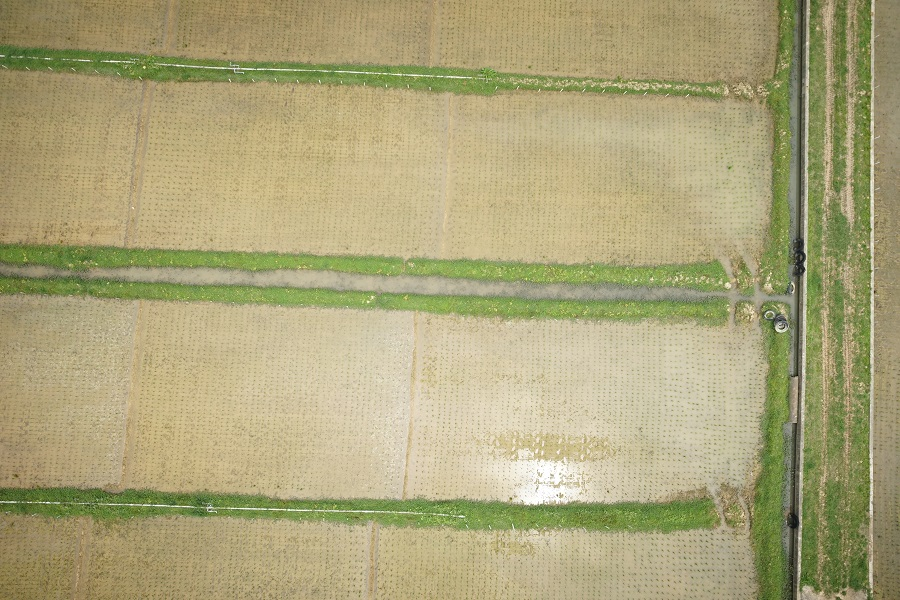
#> input picture dataset/img/DSC07299.JPG, 900 x 600 px, found by its file name
$ python detect_seedling.py
#> lines starting #> are read from the running program, lines starting #| are printed output that depends on the picture
from cv2 import cv2
from skimage.util import img_as_ubyte, img_as_float
from pathlib import Path
from tqdm import tqdm

import argparse
import numpy as np
import csv
import os


def normalize(img):
    """Normalize the input image from [0, 1] to [0, 255].

    Parameters:
        img: ndarray. img.shape is (m, n, 1)

    Return:
        img_result: ndarray.
            The normalized image.
    """
    img_result = 255 * (img - img.min()) / (img.max() - img.min())
    img_result = img_result.astype(np.uint8)

    return img_result


def complement(img):
    """Calculate complement of the input image.

    Parameters:
        img: ndarray. img.shape is (m, n, 1)

    Return:
        img_result: ndarray.
            The complement image.
    """
    img_result = 255 - img

    return img_result


def enhance_contrast(img):
    """Enhance contrast of the input image using CLAHE.

    Parameters:
        img: ndarray. img.shape is (m, n, 1)

    Return:
        img_result: ndarray.
            The enhanced image.
    """
    clahe = cv2.createCLAHE(clipLimit = 5)
    img_result = clahe.apply(img)

    return img_result


def calcVEG(img):
    """Generate vi image: VEG.

    Parameters:
        img: ndarray.
            Input image with BGR color space.

    Return:
        VEG: ndarray.
            The vi image.
    """
    B, G, R = cv2.split(img)

    blue = img_as_float(B)
    green = img_as_float(G)
    red = img_as_float(R)

    fraction = green
    denominator = (red**0.667) * (blue**0.333)

    VEG = np.divide(fraction, denominator, out=np.zeros_like(green), where=denominator!=0)
    VEG = normalize(VEG)

    return VEG


def calcCIVE(img):
    """Generate vi image: CIVE.

    Parameters:
        img: ndarray.
            Input image with BGR color space.

    Return:
        CIVE: ndarray.
            The vi image.
    """
    B, G, R = cv2.split(img)

    blue = img_as_float(B)
    green = img_as_float(G)
    red = img_as_float(R)

    CIVE = 0.441*red - 0.811*green + 0.385*blue + 18.78745
    CIVE = normalize(CIVE)

    return CIVE


def calcExG(img):
    """Generate vi image: ExG.

    Parameters:
        img: ndarray.
            Input image with BGR color space.

    Return:
        ExG: ndarray.
            The vi image.
    """
    B, G, R = cv2.split(img)

    R = img_as_float(R)
    G = img_as_float(G)
    B = img_as_float(B)

    r = np.divide(R, (R+G+B), out=np.zeros_like(R), where=(R+G+B)!=0)
    g = np.divide(G, (R+G+B), out=np.zeros_like(R), where=(R+G+B)!=0)
    b = np.divide(B, (R+G+B), out=np.zeros_like(R), where=(R+G+B)!=0)

    ExG = 2*g - r - b
    ExG = normalize(ExG)

    return ExG


def do_preprocess(img, mode='gray'):
    """Generate the pre-processing image by different pre-processing

    Parameters:
        img: ndarray. BGR color space. img.shape is (m, n, 3)

        mode: str, default is gray.
            One of the following strings, selecting the mode for pre-processing:
                 - 'gray', 'clahe', 'exg', 'exr', 'mexg', 'tgi', 'com2'

    Return:
        img_result: ndarray.
            The pre-processing image.
    """
    mode = mode.lower()

    allowedmode = ['gray', 'clahe', 'exg', 'exr', 'mexg', 'tgi', 'com2']

    if mode not in allowedmode:
        raise ValueError("mode should be 'gray', 'clahe', 'exg', 'exr', 'mexg', 'tgi' or 'com2'")

    if mode == 'gray' or mode == 'clahe':
        img_result = cv2.cvtColor(img, cv2.COLOR_BGR2GRAY)

    else:
        if mode == 'com2':
            ExG = calcExG(img)
            CIVE = calcCIVE(img)
            VEG = calcVEG(img)
            img_result = 0.36*ExG + 0.47*CIVE + 0.17*VEG
            img_result = normalize(img_result)

        elif mode == 'exg':
            img_result = calcExG(img)

        else:
            B, G, R = cv2.split(img)

            blue = img_as_float(B)
            green = img_as_float(G)
            red = img_as_float(R)

            if mode == 'exr':
                img_result = 1.3*red - green

            elif mode == 'mexg':
                img_result = 1.262*green - 0.884*red - 0.311*blue

            elif mode == 'tgi':
                img_result = green - 0.39*red - 0.61*blue

            img_result = normalize(img_result)

        if mode == 'exg' or mode == 'mexg' or mode == 'tgi':
            img_result = complement(img_result)

    if mode != 'gray':
        img_result = enhance_contrast(img_result)

    return img_result


class RiceDetector:
    def __init__(self, minArea=15, maxArea=300):
        parameters = cv2.SimpleBlobDetector_Params()
#         parameters.filterByInertia = False
        parameters.filterByConvexity = False
        parameters.minArea = minArea
        parameters.maxArea = maxArea

        self.parameters = parameters


    def set_thresholdStep(self, test_block, rice_num):
        overflow = 1.2 * rice_num
        thresholdStep = []

        params = self.parameters

        for i in range(50, 0, -1):
            params.thresholdStep = i
            detector = cv2.SimpleBlobDetector_create(params)

            keypoints_blob = detector.detect(test_block)
            kps_blob = len(keypoints_blob)

            if kps_blob > overflow:
                break

            info = {"thresholdStep": i, "gap": abs(kps_blob - rice_num)}
            thresholdStep.append(info)

        # use thresholdStep which gets the closest result with rice_num
        thresholdStep = sorted(thresholdStep, key = lambda item : item["gap"], reverse = False)
        params.thresholdStep = thresholdStep[0]["thresholdStep"]
        self.parameters = params


    def detect_rice(self, img, mask=None):
        if mask is not None:
            img = cv2.bitwise_and(img, img, mask=mask)

        detector = cv2.SimpleBlobDetector_create(self.parameters)
        keypoints = detector.detect(img)

        return keypoints


    def print_params(self):
        parameters = self.parameters

        print("thresholdStep =", parameters.thresholdStep)
# [29 lines of commented-out code are left out]


def _parse_args():
    """Argument parser: parse the folder path and file path of img for setting the parameters of the detector.

    Argument:
        --inputpath
        --maskpath
        --outputpath
        --riceImg_outputpath
        --img_for_setting
    """
    parser = argparse.ArgumentParser(description='ArgParser for detect_seedling.py')
    parser.add_argument('--inputpath', default='../input/', type=str, help='folder path to input images')
    parser.add_argument('--maskpath', default='../output/paddy/slic/', type=str, help='folder path to input paddy mask')

    parser.add_argument('--outputpath', default='../output/rice/', type=str, help='folder path to output result')
    parser.add_argument('--riceImg_outputpath', default='../output/rice/rice_img/', type=str, help='folder path to save rice_img')

    parser.add_argument('--img_for_setting', default='../input_all/DSC07299.JPG', type=str, help='file path of img for setting the parameters of the detector')

    args = parser.parse_args()
    return args


if __name__ == '__main__':
    """
    The program detects rice seedling from the input image.

    For each preprocessing image in each input image, the program outputs the detection result as:
        1. an image where the detected seedlings are circled.
        2. a csv file which saves the position of each detected seedling.
    """

    args = _parse_args()

    preprocess = ['Gray', 'CLAHE', 'ExG', 'ExR', 'MExG', 'TGI', 'COM2']

    inputpath = args.inputpath
    inputfiles = sorted([file for file in os.listdir(inputpath)])

    maskpath = args.maskpath
    outputpath = args.outputpath

    # build a folder for saving rice img
    riceImg_outputpath = args.riceImg_outputpath
    Path(riceImg_outputpath).mkdir(parents=True, exist_ok=True)

    # build folders for saving result by each preprocess
    for name in preprocess:
        directory_path = outputpath + name
        Path(directory_path).mkdir(parents=True, exist_ok=True)

    print("set the parameters of the detector for each preprocessing")

    detector_list = []
    rice_num = 252

    img = cv2.imread(args.img_for_setting)
#> img is the input picture: shape (600, 900, 3); mean B, G, R 121.8, 164.9, 171.8

    for name in preprocess:
        pre_img = do_preprocess(img, mode=name)

        print("adjust parameters for the pre-processing:", name)
        detector = RiceDetector()
        test_block = pre_img[2347:2847, 3965:4465].copy()
        detector.set_thresholdStep(test_block, rice_num)

        info = {"preprocess": name, "detector": detector}
        detector_list.append(info)
#> this loop made 7 passes
#> pass 1, in do_preprocess, `img_result = cv2.cvtColor(img, cv2.COLOR_BGR2GRAY)`:
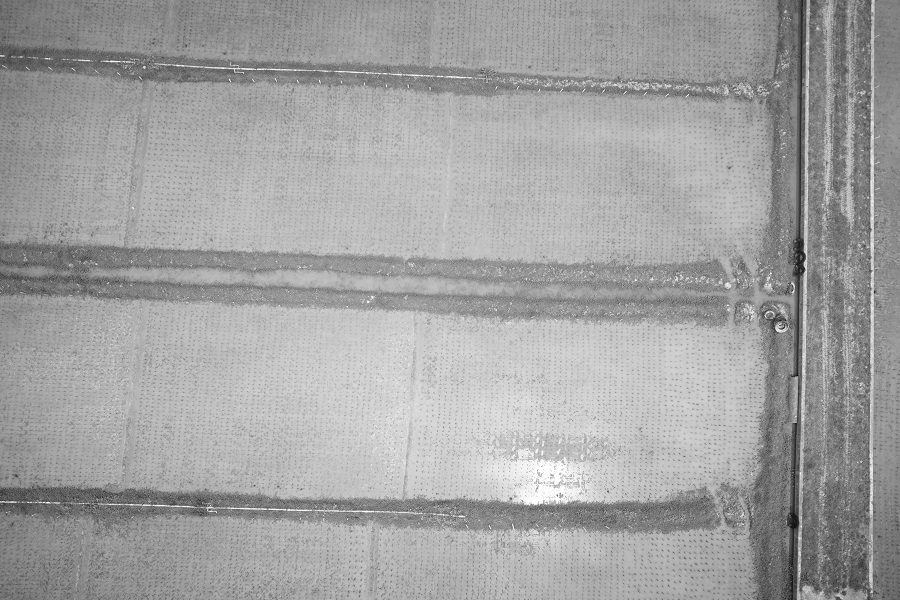
#> img_result: shape (600, 900); min 9, max 255, mean 162.1
#> pass 3, in calcExG, `B, G, R = cv2.split(img)`:
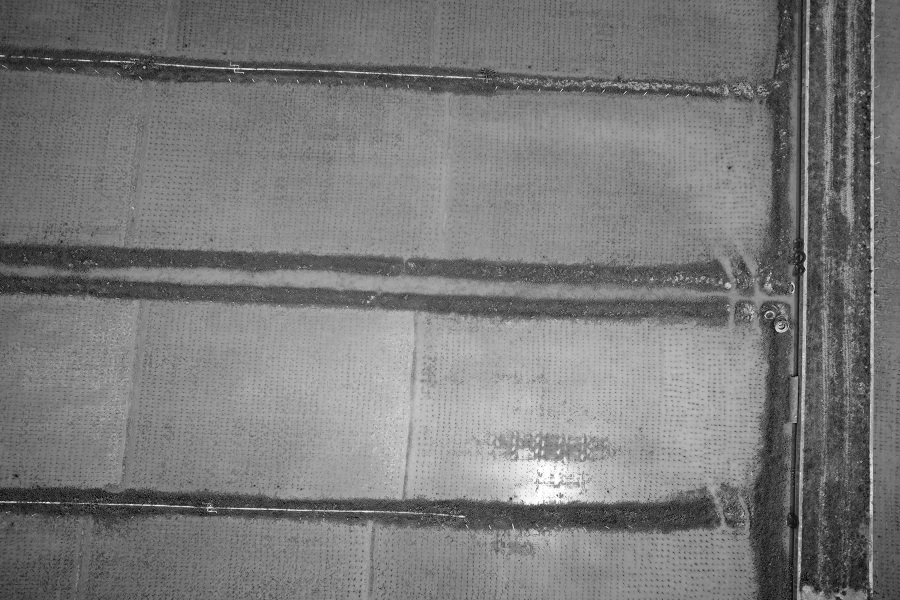
#> B: shape (600, 900); min 0, max 255, mean 121.8
#> after the loop, detector_list = 7 items

#         keypoints_gray = detector.detect_rice(gray, mask=mask_paddy)

    for i in tqdm(range(len(inputfiles))):
        name = inputfiles[i].split(".")[0]

        img = cv2.imread(inputpath + inputfiles[i])
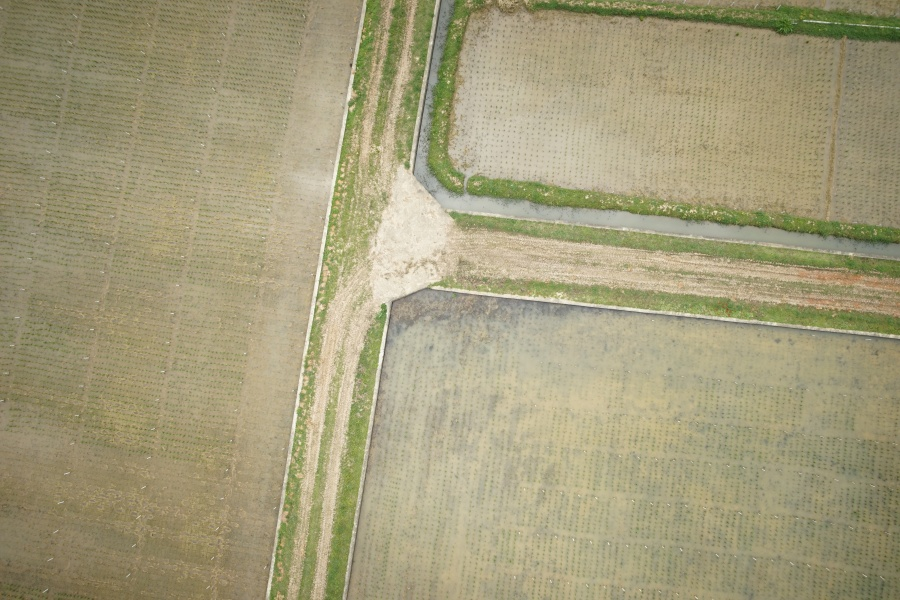
#> input picture input/DSC07279.JPG, 900 x 600 px
#> img is the input picture: shape (600, 900, 3); mean B, G, R 123.2, 156.6, 163.4
        print("read img:", inputfiles[i])

        inputmask = name + "_paddymask.jpg"
        paddy_mask = cv2.imread(maskpath + inputmask, cv2.IMREAD_GRAYSCALE)
        print("read mask:", inputmask)

        for item in detector_list:
            preprocess_name = item["preprocess"]

            rice_outputpath = outputpath + preprocess_name + "/"

            print("rice seedling detection by", preprocess_name)

            pre_img = do_preprocess(img, mode=preprocess_name)
            img_rice = pre_img.copy()

            detector = item["detector"]
#             detector.print_params()
            keypoints_blob = detector.detect_rice(pre_img, mask=paddy_mask)

            img_rice = cv2.drawKeypoints(img_rice, keypoints_blob, np.array([]), (255,0,0), cv2.DRAW_MATCHES_FLAGS_DRAW_RICH_KEYPOINTS)
            cv2.imwrite(riceImg_outputpath + name + "_" + preprocess_name + ".jpg", img_rice)

            kps_blob = len(keypoints_blob)
            print("kps_" + preprocess_name + "=", kps_blob)

            print("write detection result into a csv file")
            seedlings = []
            for keypt in keypoints_blob:
                info = {'keypoints': str(keypt.pt)}
                seedlings.append(info)

            csvname = name + "_" + preprocess_name + ".csv"
            with open(rice_outputpath + csvname, 'w', newline='') as csvfile:
                fieldnames = ['keypoints']
                writer = csv.DictWriter(csvfile, fieldnames=fieldnames)
                writer.writeheader()
                for i in seedlings:
                    writer.writerow(i)
#> this loop made 7 passes
#> (preprocess_name, rice_outputpath, mode in do_preprocess, kps_blob, csvname) on passes 2 to 7: ('CLAHE', '../output/rice/CLAHE/', 'clahe', 177, 'DSC07279_CLAHE.csv'), ('ExG', '../output/rice/ExG/', 'exg', 4, 'DSC07279_ExG.csv'), ('ExR', '../output/rice/ExR/', 'exr', 96, 'DSC07279_ExR.csv'), ('MExG', '../output/rice/MExG/', 'mexg', 39, 'DSC07279_MExG.csv'), ('TGI', '../output/rice/TGI/', 'tgi', 34, 'DSC07279_TGI.csv'), ('COM2', '../output/rice/COM2/', 'com2', 32, 'DSC07279_COM2.csv')
#> (preprocess_name, rice_outputpath, mode in do_preprocess, keypoints_blob, kps_blob, csvname) on pass 1: ('Gray', '../output/rice/Gray/', 'gray', 1 keypoints; (x, y, size): (324, 413, 5.2), 1, 'DSC07279_Gray.csv')
#> (printed output is left out)
#> pass 1, in do_preprocess (call 8), `img_result = cv2.cvtColor(img, cv2.COLOR_BGR2GRAY)`:
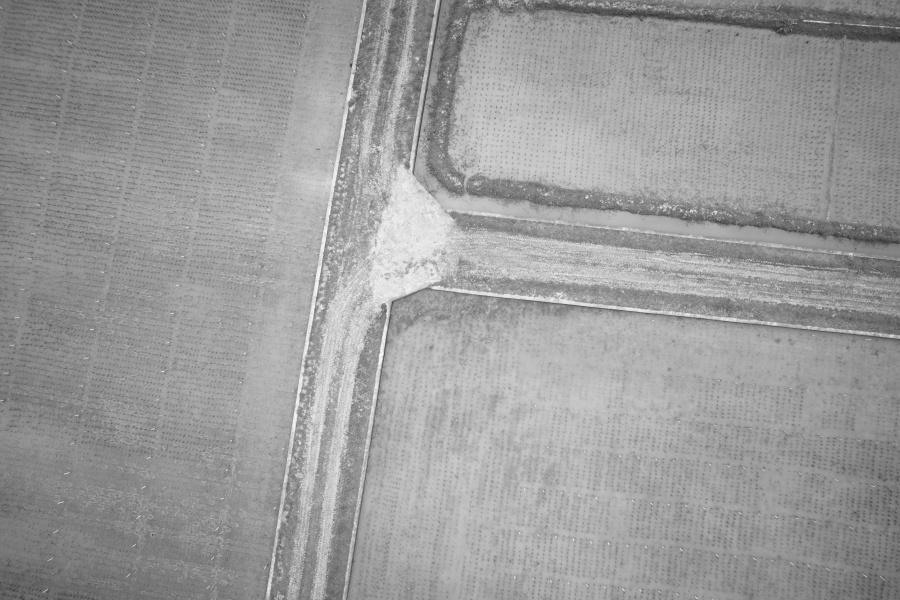
#> img_result: shape (600, 900); min 45, max 250, mean 154.8
#> pass 2, in enhance_contrast (call 7), `img_result = clahe.apply(img)`:
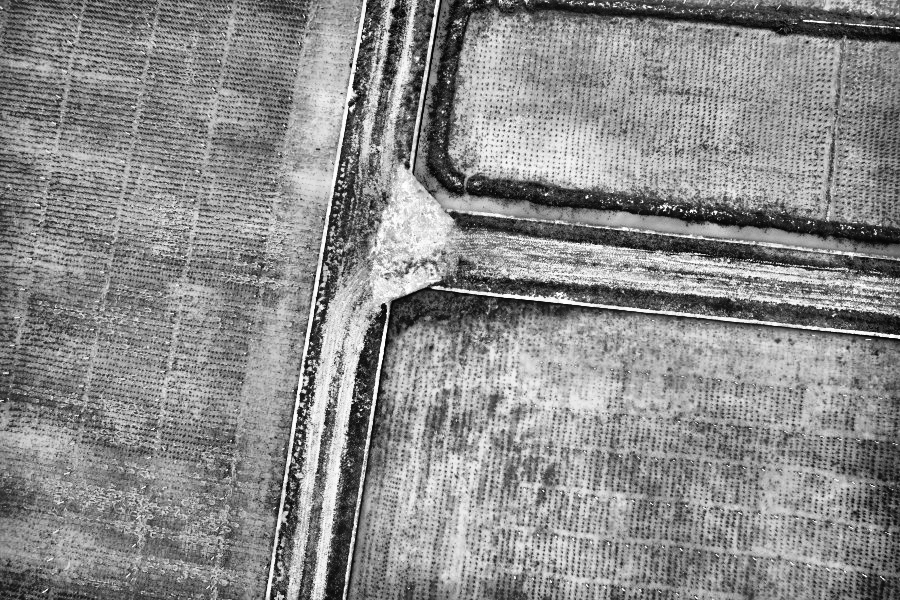
#> img_result: shape (600, 900); min 1, max 255, mean 139
#> pass 2, `img_rice = cv2.drawKeypoints(img_rice, keypoints_blob, np.array([]), (..`:
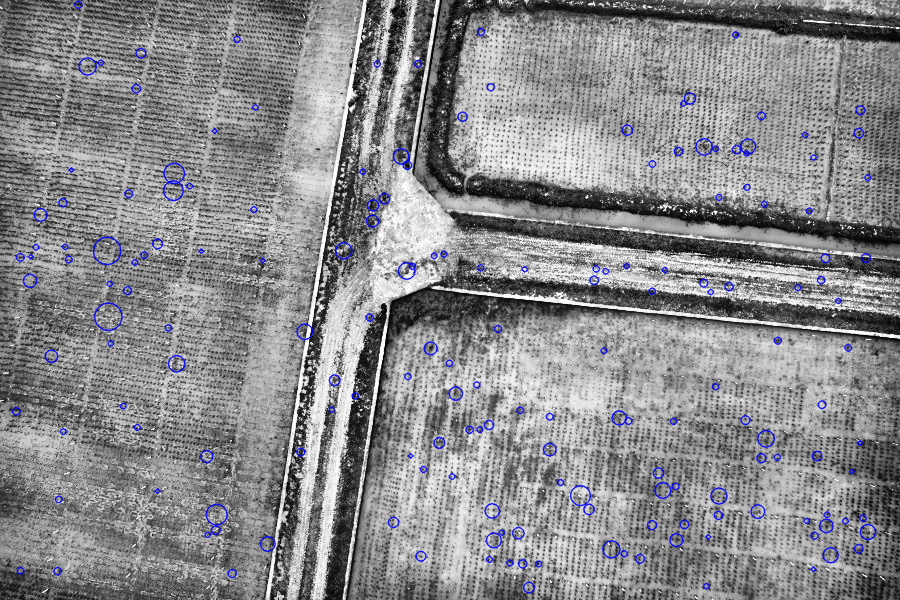
#> img_rice: shape (600, 900, 3); mean of channels 0, 1, 2 140.1, 137.4, 137.4; drawn as B, G, R
#> after the loop:
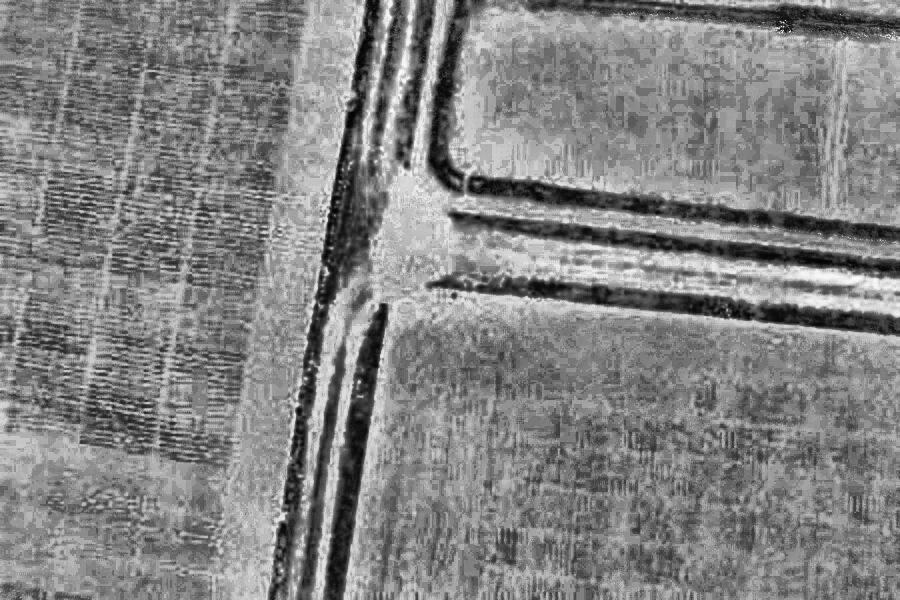
#> pre_img: shape (600, 900); min 0, max 255, mean 131.2
